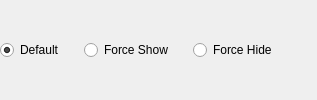
                      <widget class="QWidget" name="horizontalWidget4" native="true">
                       <property name="sizePolicy">
                        <sizepolicy hsizetype="Expanding" vsizetype="Preferred">
                         <horstretch>0</horstretch>
                         <verstretch>0</verstretch>
                        </sizepolicy>
                       </property>
                       <layout class="QHBoxLayout" name="horizontalLayout_7">
                        <property name="spacing">
                         <number>20</number>
                        </property>
                        <property name="leftMargin">
                         <number>0</number>
                        </property>
                        <property name="topMargin">
                         <number>0</number>
                        </property>
                        <property name="rightMargin">
                         <number>0</number>
                        </property>
                        <property name="bottomMargin">
                         <number>0</number>
                        </property>
                        <item>
                         <widget class="QRadioButton" name="pDefaultRdo">
                          <property name="text">
                           <string>Default</string>
                          </property>
                          <property name="checked">
                           <bool>true</bool>
                          </property>
                         </widget>
                        </item>
                        <item>
                         <widget class="QRadioButton" name="pShowRdo">
                          <property name="text">
                           <string>Force Show</string>
                          </property>
                         </widget>
                        </item>
                        <item>
                         <widget class="QRadioButton" name="pHideRdo">
                          <property name="text">
                           <string>Force Hide</string>
                          </property>
                         </widget>
                        </item>
                        <item>
                         <spacer name="horizontalSpacer1">
                          <property name="orientation">
                           <enum>Qt::Horizontal</enum>
                          </property>
                          <property name="sizeHint" stdset="0">
                           <size>
                            <width>40</width>
                            <height>20</height>
                           </size>
                          </property>
                         </spacer>
                        </item>
                       </layout>
                      </widget>
